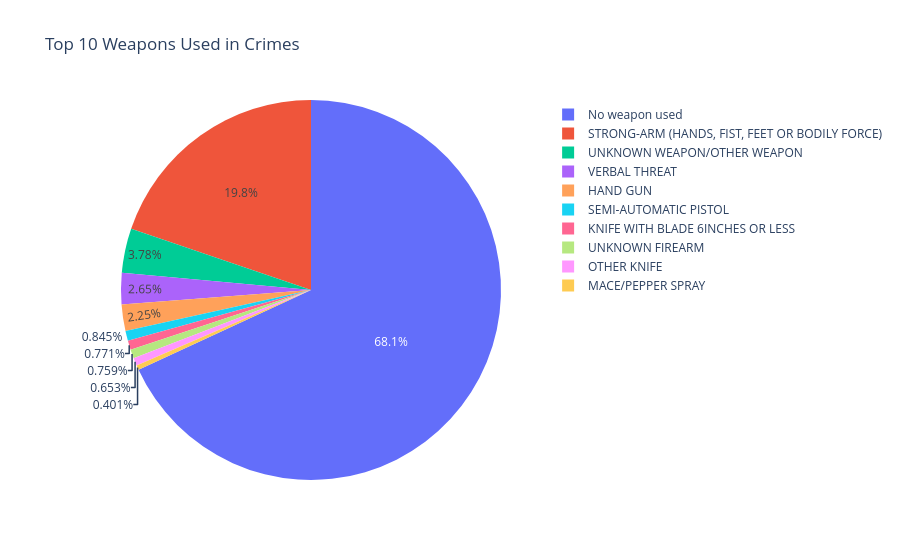

The notebook cell this image was saved under:
### Code cell
# --- 5. Weapon Usage Analysis ---
weapon_usage = df['Weapon Desc'].value_counts().nlargest(10).reset_index()
weapon_usage.columns = ['Weapon', 'Count']
fig5 = px.pie(weapon_usage, names='Weapon', values='Count', 
              title='Top 10 Weapons Used in Crimes')
fig5.show()

### Figure 1 — Plotly figure (JSON) as saved in the notebook; plotly's stock layout.template omitted (floating-point values rounded to 4 significant figures)
{"data": [{"domain": {"x": [0, 1], "y": [0, 1]}, "hovertemplate": "Weapon=%{label}<br>Count=%{value}<extra></extra>", "labels": ["No weapon used", "STRONG-ARM (HANDS, FIST, FEET OR BODILY FORCE)", "UNKNOWN WEAPON/OTHER WEAPON", "VERBAL THREAT", "HAND GUN", "SEMI-AUTOMATIC PISTOL", "KNIFE WITH BLADE 6INCHES OR LESS", "UNKNOWN FIREARM", "OTHER KNIFE", "MACE/PEPPER SPRAY"], "legendgroup": "", "name": "", "showlegend": true, "type": "pie", "values": [375933, 109186, 20852, 14654, 12430, 4663, 4255, 4190, 3606, 2213]}], "layout": {"autosize": true, "legend": {"tracegroupgap": 0}, "title": {"text": "Top 10 Weapons Used in Crimes"}}}
